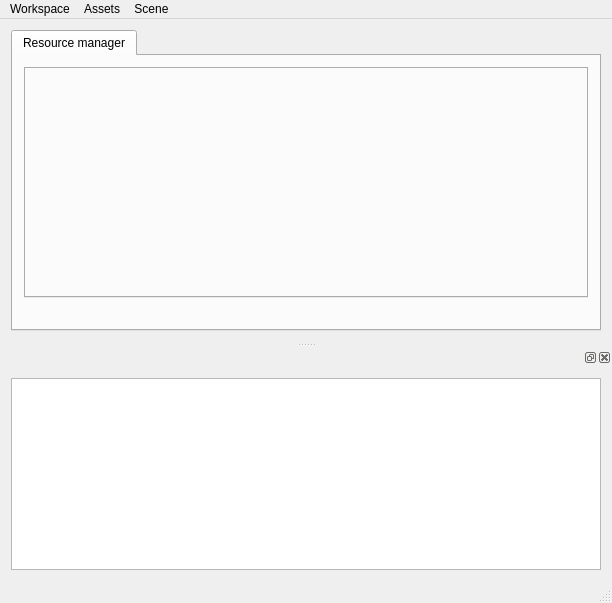
<?xml version="1.0" encoding="UTF-8"?>
<ui version="4.0">
 <class>WtEditorClass</class>
 <widget class="QMainWindow" name="WtEditorClass">
  <property name="geometry">
   <rect>
    <x>0</x>
    <y>0</y>
    <width>612</width>
    <height>603</height>
   </rect>
  </property>
  <property name="windowTitle">
   <string>Wt Editor</string>
  </property>
  <widget class="QWidget" name="centralWidget">
   <layout class="QGridLayout" name="gridLayout">
    <item row="1" column="0" colspan="2">
     <widget class="QTabWidget" name="mainTabWidget">
      <property name="acceptDrops">
       <bool>true</bool>
      </property>
      <property name="currentIndex">
       <number>0</number>
      </property>
      <widget class="QWidget" name="tab_3">
       <attribute name="title">
        <string>Resource manager</string>
       </attribute>
       <layout class="QGridLayout" name="gridLayout_2">
        <item row="0" column="0" colspan="5">
         <widget class="QTabWidget" name="managersTabWidget"/>
        </item>
        <item row="2" column="4">
         <spacer name="horizontalSpacer">
          <property name="orientation">
           <enum>Qt::Horizontal</enum>
          </property>
          <property name="sizeHint" stdset="0">
           <size>
            <width>706</width>
            <height>20</height>
           </size>
          </property>
         </spacer>
        </item>
       </layout>
      </widget>
     </widget>
    </item>
   </layout>
  </widget>
  <widget class="QMenuBar" name="menuBar">
   <property name="geometry">
    <rect>
     <x>0</x>
     <y>0</y>
     <width>612</width>
     <height>21</height>
    </rect>
   </property>
   <widget class="QMenu" name="menuAssets">
    <property name="title">
     <string>Assets</string>
    </property>
    <addaction name="actionAssetsNew"/>
    <addaction name="actionAssetsOpen"/>
    <addaction name="separator"/>
    <addaction name="actionAssetsSave"/>
    <addaction name="actionAssetsSaveAs"/>
    <addaction name="separator"/>
    <addaction name="actionAssetsReload"/>
    <addaction name="actionAssetsClear"/>
    <addaction name="separator"/>
   </widget>
   <widget class="QMenu" name="menuScene">
    <property name="title">
     <string>Scene</string>
    </property>
    <addaction name="actionSceneNew"/>
    <addaction name="actionSceneOpen"/>
    <addaction name="separator"/>
    <addaction name="actionSceneSave"/>
    <addaction name="actionSceneSaveAs"/>
    <addaction name="separator"/>
    <addaction name="actionSceneReload"/>
    <addaction name="actionSceneClear"/>
   </widget>
   <widget class="QMenu" name="menuWorkspace">
    <property name="title">
     <string>Workspace</string>
    </property>
    <addaction name="actionWorkspaceSwitch"/>
    <addaction name="actionWorkspaceSave"/>
   </widget>
   <addaction name="menuWorkspace"/>
   <addaction name="menuAssets"/>
   <addaction name="menuScene"/>
  </widget>
  <widget class="QDockWidget" name="logDock">
   <attribute name="dockWidgetArea">
    <number>8</number>
   </attribute>
   <widget class="QWidget" name="dockWidgetContents">
    <layout class="QGridLayout" name="gridLayout_3">
     <item row="0" column="0">
      <widget class="QListWidget" name="logList"/>
     </item>
    </layout>
   </widget>
  </widget>
  <widget class="QStatusBar" name="statusBar"/>
  <action name="actionAssetsSave">
   <property name="icon">
    <iconset resource="../../../build/vs10/WtEditor/WtEditor.qrc">
     <normaloff>:/icons/Actions-document-save-icon.png</normaloff>:/icons/Actions-document-save-icon.png</iconset>
   </property>
   <property name="text">
    <string>Save</string>
   </property>
   <property name="shortcut">
    <string>Ctrl+S</string>
   </property>
  </action>
  <action name="actionAssetsNew">
   <property name="text">
    <string>New</string>
   </property>
   <property name="shortcut">
    <string>Ctrl+N, Ctrl+S</string>
   </property>
  </action>
  <action name="actionAssetsOpen">
   <property name="text">
    <string>Open</string>
   </property>
   <property name="shortcut">
    <string>Ctrl+O</string>
   </property>
  </action>
  <action name="actionAssetsReload">
   <property name="text">
    <string>Reload</string>
   </property>
  </action>
  <action name="actionSceneOpen">
   <property name="text">
    <string>Open</string>
   </property>
  </action>
  <action name="actionSceneSave">
   <property name="icon">
    <iconset resource="../../../build/vs10/WtEditor/WtEditor.qrc">
     <normaloff>:/icons/Actions-document-save-icon.png</normaloff>:/icons/Actions-document-save-icon.png</iconset>
   </property>
   <property name="text">
    <string>Save</string>
   </property>
  </action>
  <action name="actionSceneClear">
   <property name="text">
    <string>Clear</string>
   </property>
  </action>
  <action name="actionSet_sky_box">
   <property name="text">
    <string>Set sky box</string>
   </property>
  </action>
  <action name="actionCreate_terrain">
   <property name="text">
    <string>Create terrain</string>
   </property>
  </action>
  <action name="actionScreenshot">
   <property name="text">
    <string>Screenshot</string>
   </property>
  </action>
  <action name="actionSceneSaveAs">
   <property name="text">
    <string>Save as..</string>
   </property>
  </action>
  <action name="actionAssetsSaveAs">
   <property name="text">
    <string>Save as</string>
   </property>
  </action>
  <action name="actionSceneNew">
   <property name="text">
    <string>New</string>
   </property>
  </action>
  <action name="actionSceneReload">
   <property name="text">
    <string>Reload</string>
   </property>
  </action>
  <action name="actionAssetsClear">
   <property name="text">
    <string>Clear</string>
   </property>
  </action>
  <action name="actionWorkspaceSwitch">
   <property name="text">
    <string>Switch</string>
   </property>
  </action>
  <action name="actionWorkspaceNew">
   <property name="text">
    <string>Create new</string>
   </property>
  </action>
  <action name="actionWorkspaceSave">
   <property name="text">
    <string>Save</string>
   </property>
  </action>
 </widget>
 <layoutdefault spacing="6" margin="11"/>
 <resources>
  <include location="../../../build/vs10/WtEditor/WtEditor.qrc"/>
 </resources>
 <connections>
  <connection>
   <sender>actionAssetsClear</sender>
   <signal>triggered()</signal>
   <receiver>WtEditorClass</receiver>
   <slot>onAssetsClear()</slot>
   <hints>
    <hint type="sourcelabel">
     <x>-1</x>
     <y>-1</y>
    </hint>
    <hint type="destinationlabel">
     <x>305</x>
     <y>301</y>
    </hint>
   </hints>
  </connection>
  <connection>
   <sender>actionAssetsNew</sender>
   <signal>triggered()</signal>
   <receiver>WtEditorClass</receiver>
   <slot>onAssetsNew()</slot>
   <hints>
    <hint type="sourcelabel">
     <x>-1</x>
     <y>-1</y>
    </hint>
    <hint type="destinationlabel">
     <x>305</x>
     <y>301</y>
    </hint>
   </hints>
  </connection>
  <connection>
   <sender>actionAssetsOpen</sender>
   <signal>triggered()</signal>
   <receiver>WtEditorClass</receiver>
   <slot>onAssetsOpen()</slot>
   <hints>
    <hint type="sourcelabel">
     <x>-1</x>
     <y>-1</y>
    </hint>
    <hint type="destinationlabel">
     <x>305</x>
     <y>301</y>
    </hint>
   </hints>
  </connection>
  <connection>
   <sender>actionAssetsReload</sender>
   <signal>triggered()</signal>
   <receiver>WtEditorClass</receiver>
   <slot>onAssetsReload()</slot>
   <hints>
    <hint type="sourcelabel">
     <x>-1</x>
     <y>-1</y>
    </hint>
    <hint type="destinationlabel">
     <x>305</x>
     <y>301</y>
    </hint>
   </hints>
  </connection>
  <connection>
   <sender>actionAssetsSave</sender>
   <signal>triggered()</signal>
   <receiver>WtEditorClass</receiver>
   <slot>onAssetsSave()</slot>
   <hints>
    <hint type="sourcelabel">
     <x>-1</x>
     <y>-1</y>
    </hint>
    <hint type="destinationlabel">
     <x>305</x>
     <y>301</y>
    </hint>
   </hints>
  </connection>
  <connection>
   <sender>actionAssetsSaveAs</sender>
   <signal>triggered()</signal>
   <receiver>WtEditorClass</receiver>
   <slot>onAssetsSaveAs()</slot>
   <hints>
    <hint type="sourcelabel">
     <x>-1</x>
     <y>-1</y>
    </hint>
    <hint type="destinationlabel">
     <x>305</x>
     <y>301</y>
    </hint>
   </hints>
  </connection>
  <connection>
   <sender>actionSceneClear</sender>
   <signal>triggered()</signal>
   <receiver>WtEditorClass</receiver>
   <slot>onSceneClear()</slot>
   <hints>
    <hint type="sourcelabel">
     <x>-1</x>
     <y>-1</y>
    </hint>
    <hint type="destinationlabel">
     <x>305</x>
     <y>301</y>
    </hint>
   </hints>
  </connection>
  <connection>
   <sender>actionSceneNew</sender>
   <signal>triggered()</signal>
   <receiver>WtEditorClass</receiver>
   <slot>onSceneNew()</slot>
   <hints>
    <hint type="sourcelabel">
     <x>-1</x>
     <y>-1</y>
    </hint>
    <hint type="destinationlabel">
     <x>305</x>
     <y>301</y>
    </hint>
   </hints>
  </connection>
  <connection>
   <sender>actionSceneOpen</sender>
   <signal>triggered()</signal>
   <receiver>WtEditorClass</receiver>
   <slot>onSceneOpen()</slot>
   <hints>
    <hint type="sourcelabel">
     <x>-1</x>
     <y>-1</y>
    </hint>
    <hint type="destinationlabel">
     <x>305</x>
     <y>301</y>
    </hint>
   </hints>
  </connection>
  <connection>
   <sender>actionSceneReload</sender>
   <signal>triggered()</signal>
   <receiver>WtEditorClass</receiver>
   <slot>onSceneReload()</slot>
   <hints>
    <hint type="sourcelabel">
     <x>-1</x>
     <y>-1</y>
    </hint>
    <hint type="destinationlabel">
     <x>305</x>
     <y>301</y>
    </hint>
   </hints>
  </connection>
  <connection>
   <sender>actionSceneSave</sender>
   <signal>triggered()</signal>
   <receiver>WtEditorClass</receiver>
   <slot>onSceneSave()</slot>
   <hints>
    <hint type="sourcelabel">
     <x>-1</x>
     <y>-1</y>
    </hint>
    <hint type="destinationlabel">
     <x>305</x>
     <y>301</y>
    </hint>
   </hints>
  </connection>
  <connection>
   <sender>actionSceneSaveAs</sender>
   <signal>triggered()</signal>
   <receiver>WtEditorClass</receiver>
   <slot>onSceneSaveAs()</slot>
   <hints>
    <hint type="sourcelabel">
     <x>-1</x>
     <y>-1</y>
    </hint>
    <hint type="destinationlabel">
     <x>305</x>
     <y>301</y>
    </hint>
   </hints>
  </connection>
  <connection>
   <sender>actionWorkspaceSwitch</sender>
   <signal>triggered()</signal>
   <receiver>WtEditorClass</receiver>
   <slot>onWorkspaceSwitch()</slot>
   <hints>
    <hint type="sourcelabel">
     <x>-1</x>
     <y>-1</y>
    </hint>
    <hint type="destinationlabel">
     <x>305</x>
     <y>301</y>
    </hint>
   </hints>
  </connection>
  <connection>
   <sender>actionWorkspaceSave</sender>
   <signal>triggered()</signal>
   <receiver>WtEditorClass</receiver>
   <slot>onWorkspaceSave()</slot>
   <hints>
    <hint type="sourcelabel">
     <x>305</x>
     <y>183</y>
    </hint>
    <hint type="destinationlabel">
     <x>305</x>
     <y>301</y>
    </hint>
   </hints>
  </connection>
 </connections>
 <slots>
  <slot>onBtnSaveClick()</slot>
  <slot>onTreeContextMenu(QPoint)</slot>
  <slot>onTreeItemActivated(QTreeWidgetItem*,int)</slot>
  <slot>onAssetsNew()</slot>
  <slot>onAssetsOpen()</slot>
  <slot>onAssetsSave()</slot>
  <slot>onAssetsSaveAs()</slot>
  <slot>onAssetsReload()</slot>
  <slot>onAssetsClear()</slot>
  <slot>onSceneNew()</slot>
  <slot>onSceneOpen()</slot>
  <slot>onSceneSave()</slot>
  <slot>onSceneSaveAs()</slot>
  <slot>onSceneReload()</slot>
  <slot>onSceneClear()</slot>
  <slot>onWorkspaceSwitch()</slot>
  <slot>onWorkspaceSave()</slot>
 </slots>
</ui>
